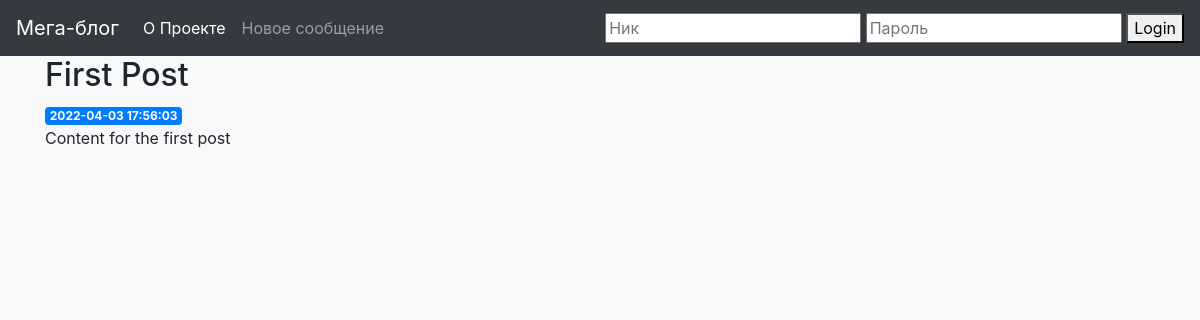
/1, run on an earlier commit of the app's database.
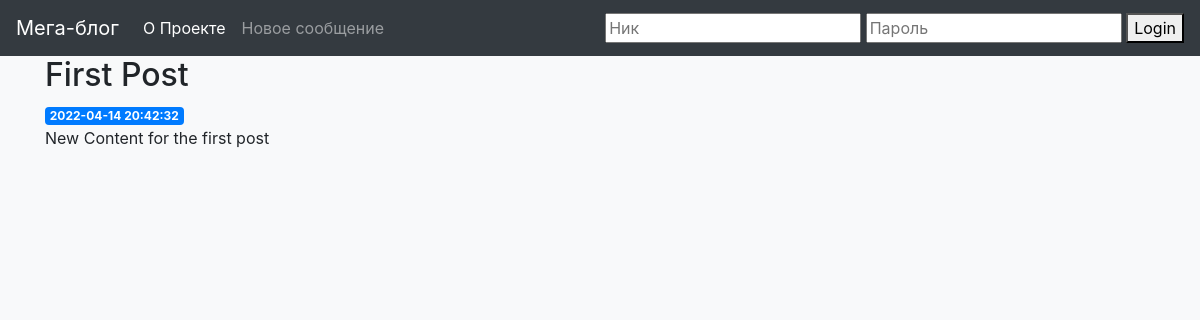
And on a later commit of the database.
### tables this page shows
CREATE TABLE posts (
    id INTEGER PRIMARY KEY AUTOINCREMENT,
    created TIMESTAMP NOT NULL DEFAULT CURRENT_TIMESTAMP,
    title TEXT NOT NULL,
    content TEXT NOT NULL,
    image TEXT NOT NULL
);

### project.py (the view)
@app.route('/<int:post_id>')
def post(post_id):
    post = get_post(post_id)
    return render_template('post.html', post=post)

### project.py (called while the page is built)
def get_db_connection():
    conn = sqlite3.connect('database.db')
    conn.row_factory = sqlite3.Row
    return conn

def get_post(post_id):
    conn = get_db_connection()
    post = conn.execute('SELECT * FROM posts WHERE id = ?', (post_id,)).fetchone()
    conn.close()
    if post is None:
        abort(404)
    return post

### templates/post.html
{% extends 'base.html' %}
{% block content %}
    <h2>{% block title %} {{ post['title'] }} {% endblock %}</h2>
    <span class="badge badge-primary">{{ post['created'] }}</span>
    <p>{{ post['content'] }}</p>
{% endblock %}

### templates/base.html (shortened to what this page needs)
<!doctype html>
<html lang="ru">
<head>
    <link rel="stylesheet" href="https://stackpath.bootstrapcdn.com/bootstrap/4.3.1/css/bootstrap.min.css"
>
</head>
<body class="body bg-light">
<nav class="navbar navbar-expand-sm navbar-dark bg-dark">
    <a class="navbar-brand" href="{{ url_for('index')}}">Мега-блог</a>
    <div class="collapse navbar-collapse" id="navbarNav">
        <ul class="navbar-nav">
            <li class="nav-item active">
                <a class="nav-link" href="about">О Проекте</a>
            </li>
            <li class="nav-item">
                <a class="nav-link" href="{{url_for('create')}}">Новое сообщение</a>
            </li>
        </ul>
    </div>
    <div class="login-container">
        <form action="/action_page.php">
            <input type="text" placeholder="Ник" name="username">
            <input type="text" placeholder="Пароль" name="psw">
            <button type="submit">Login</button>
        </form>
    </div>
</nav>
<div class="container bg-light">
    {% block content %} {% endblock %}
</div>
</body>
</html>

What changed in the data, as far as the page shows it:
changed posts "First Post": created "2022-04-03 17:56:03" → "2022-04-14 20:42:32"; content "Content for the first post" → "New Content for the first post"
